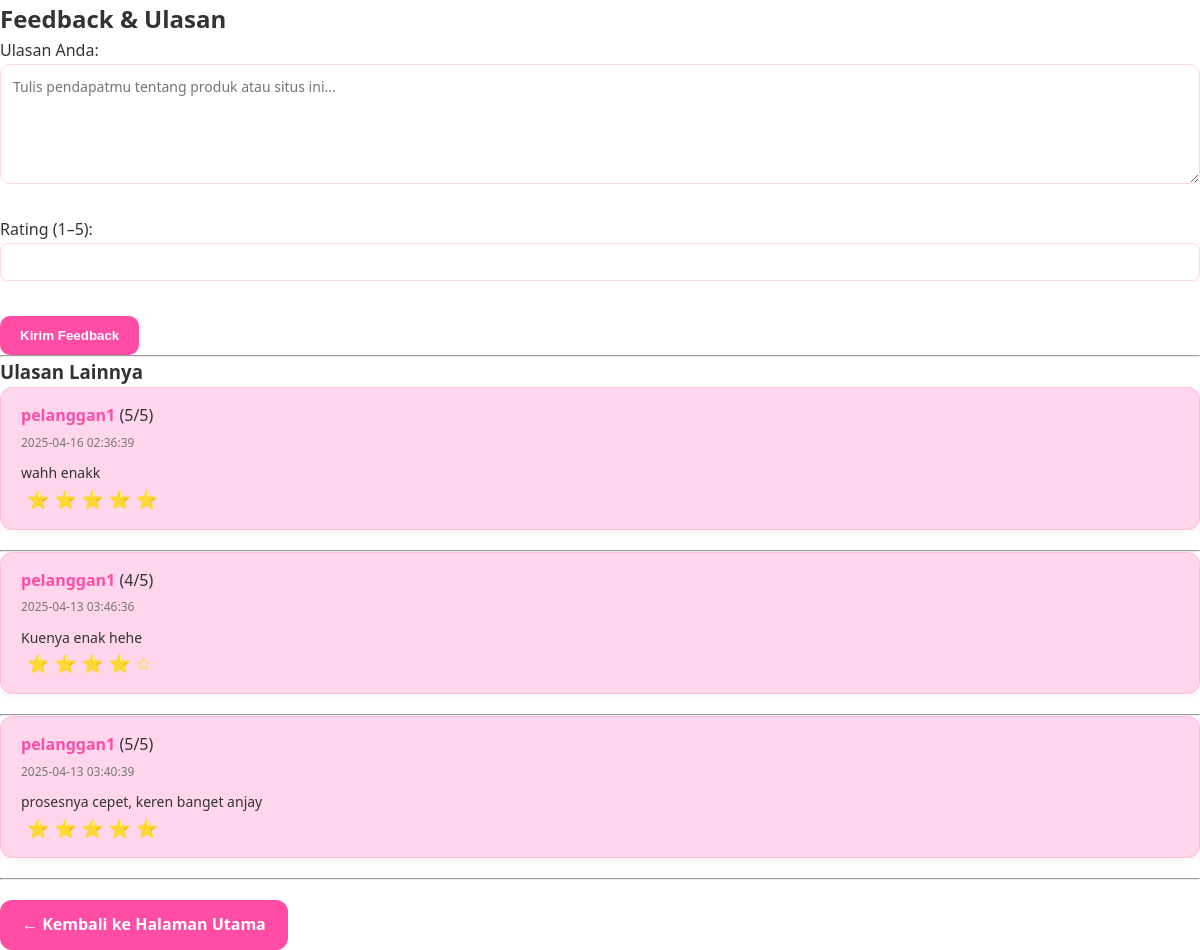
Page /pelanggan/feedback.php (signed in) on the committed database.
### tables this page shows
CREATE TABLE `feedback` (
  `id` int(11) NOT NULL,
  `user_id` int(11) NOT NULL,
  `isi` text NOT NULL,
  `rating` int(11) NOT NULL CHECK (`rating` between 1 and 5),
  `created_at` datetime DEFAULT current_timestamp()
);

CREATE TABLE `users` (
  `id` int(11) NOT NULL,
  `username` varchar(50) NOT NULL,
  `password` varchar(255) NOT NULL,
  `role` enum('admin','pelanggan','kurir') NOT NULL,
  `created_at` timestamp NOT NULL DEFAULT current_timestamp()
);

### pelanggan/feedback.php (the view, shortened to what this page needs)
<?php
require_once '../includes/db.php';
?>
<!DOCTYPE html>
<html>
<head>
    <link rel="stylesheet" href="../style.css">
</head>
<body>
    <h2>Feedback & Ulasan</h2>
    <form method="POST">
        <label>Ulasan Anda:</label><br>
        <textarea name="isi" placeholder="Tulis pendapatmu tentang produk atau situs ini..." required></textarea><br><br>
        <label>Rating (1–5):</label><br>
        <input type="number" name="rating" min="1" max="5" required><br><br>
        <button type="submit">Kirim Feedback</button>
    </form>
    <hr>
    <h3>Ulasan Lainnya</h3>
    <?php
    $result = $conn->query("SELECT f.isi, f.rating, f.created_at, u.username FROM feedback f JOIN users u ON f.user_id = u.id ORDER BY f.created_at DESC");
    while ($row = $result->fetch_assoc()):
    ?>
        <div class="feedback-box">
            <strong><?= htmlspecialchars($row['username']) ?></strong> (<?= $row['rating'] ?>/5)<br>
            <small><?= $row['created_at'] ?></small>
            <p><?= htmlspecialchars($row['isi']) ?></p>
            <div class="star-rating">
                <?php for ($i = 1; $i <= 5; $i++): ?>
                    <?= $i <= $row['rating'] ? '⭐' : '☆' ?>
                <?php endfor; ?>
            </div>
        </div>
        <hr>
    <?php endwhile; ?>
    <a href="HalamanUtama.php" style="display:inline-block; margin-top:20px;" class="back-to-home">← Kembali ke Halaman Utama</a>
</body>
</html>

### style.css (style rules this page uses)
:root { --clr-sweet-100: #ff4da6; --clr-sweet-200: #ffbdde; --clr-sweet-300: #ffd6eb; --clr-sweet-400: #fff0b3; --clr-sweet-500: #ffffff; --clr-primary: #4caf50; --clr-secondary: #f2f2f2; --clr-tertiary: #ffffff; --clr-accent: #f0f0f0; --clr-danger: #ff4d4d; }
* { margin: 0; padding: 0; box-sizing: border-box; }
body { font-family: 'Segoe UI', sans-serif; background-color: var(--clr-sweet-500); color: #333; line-height: 1.6; }
a { text-decoration: none; color: var(--clr-sweet-100); }
.back-to-home { background-color: var(--clr-sweet-100); color: white; padding: 10px 20px; border: 2px solid var(--clr-sweet-100); border-radius: 12px; font-weight: bold; cursor: pointer; transition: all 0.3s ease; }
textarea { width: 100%; min-height: 120px; padding: 12px; border: 1px solid var(--clr-sweet-300); border-radius: 10px; font-size: 14px; font-family: 'Segoe UI', sans-serif; resize: vertical; background-color: var(--clr-sweet-500); }
input[type="number"] { width: 100%; padding: 10px; border-radius: 8px; border: 1px solid var(--clr-sweet-300); font-size: 14px; background-color: var(--clr-sweet-500); }
form button[type="submit"] { background-color: var(--clr-sweet-100); color: #fff; border: none; padding: 12px 20px; border-radius: 10px; cursor: pointer; font-weight: bold; transition: background-color 0.3s ease; margin-top: 10px; }
.feedback-box { background-color: var(--clr-sweet-300); border: 1px solid var(--clr-sweet-200); border-radius: 12px; padding: 15px 20px; margin-bottom: 20px; box-shadow: 0 2px 8px rgba(0, 0, 0, 0.05); }
.feedback-box strong { color: var(--clr-sweet-100); font-size: 16px; }
.feedback-box small { color: #777; font-size: 12px; }
.feedback-box p { margin-top: 8px; font-size: 14px; color: #333; }
.star-rating { color: gold; font-size: 18px; display: inline-block; vertical-align: middle; margin-left: 6px; }

### rows in the picture
feedback: user.username "pelanggan1", rating "5", created_at "2025-04-16 02:36:39", isi "wahh enakk"
feedback: user.username "pelanggan1", rating "4", created_at "2025-04-13 03:46:36", isi "Kuenya enak hehe"
feedback: user.username "pelanggan1", rating "5", created_at "2025-04-13 03:40:39", isi "prosesnya cepet, keren banget anjay"
